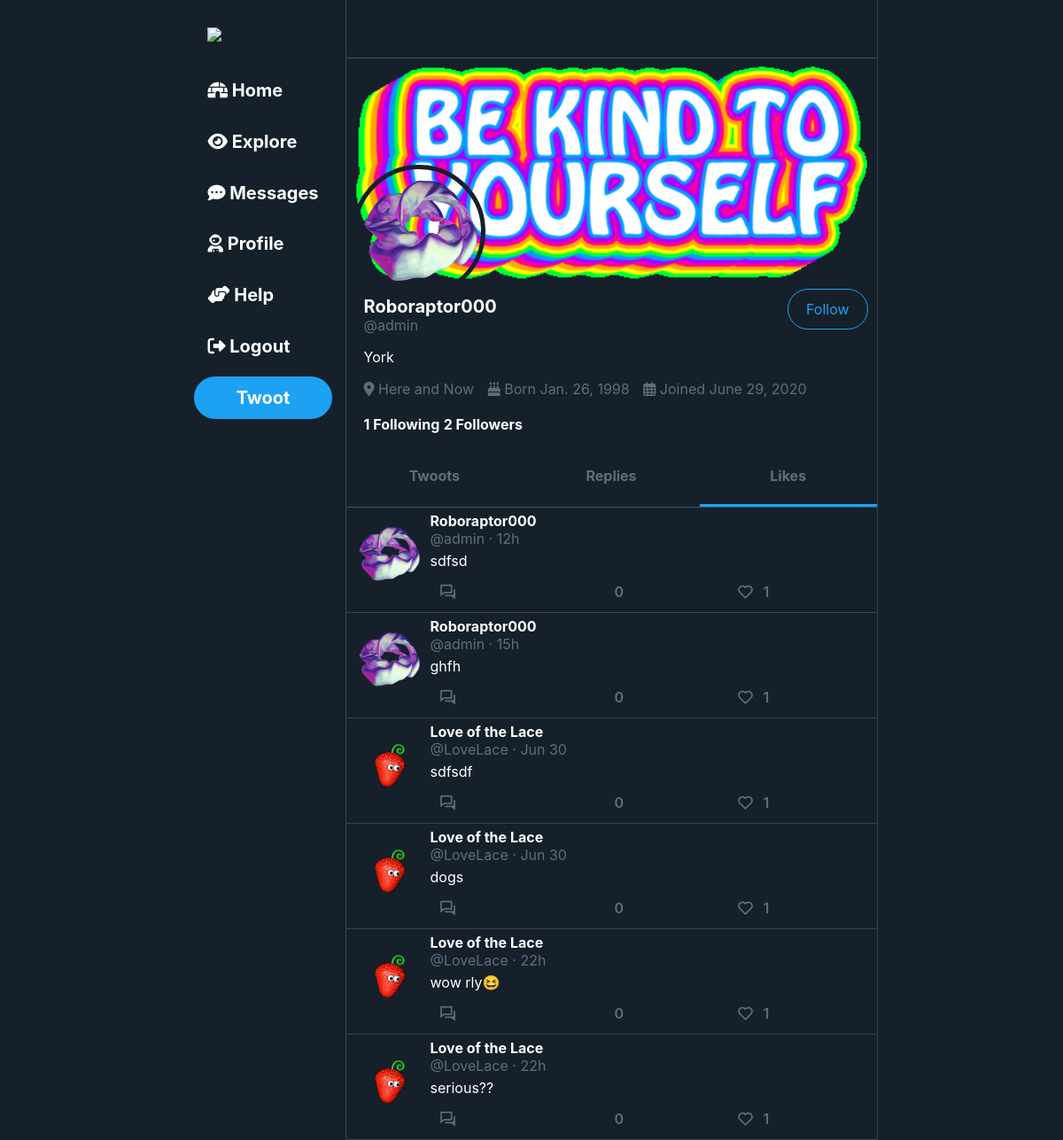
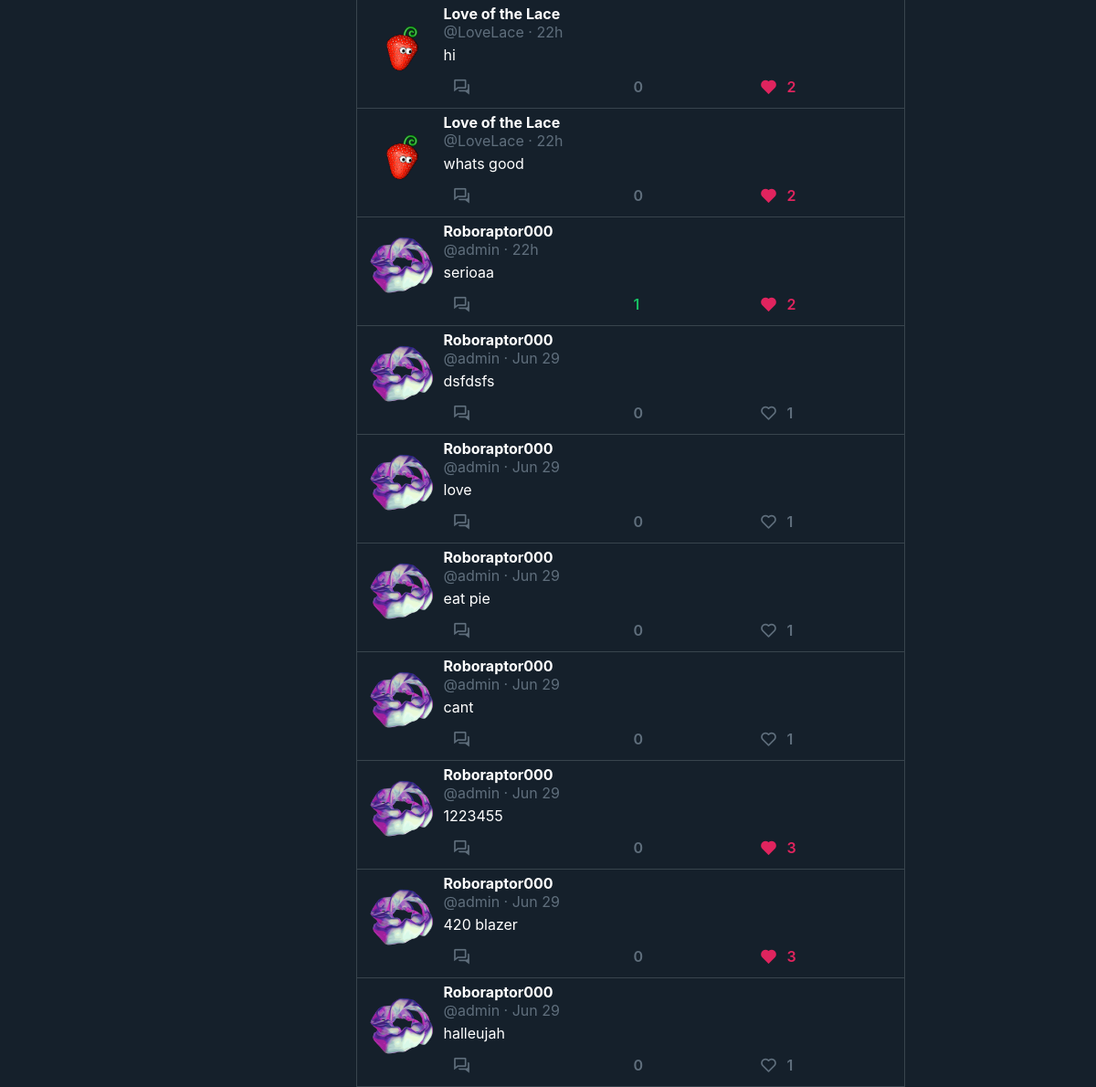
/profile/admin/likes/ (signed in), run on the app's committed database (2 pictures, top to bottom).
### users/models.py (models this page shows, shortened)
class Profile(models.Model):
    user = models.OneToOneField(User, on_delete=models.CASCADE)
    display_name = models.CharField(max_length=500)
    display_blurb = models.CharField(max_length=10, blank=True, null=True)
    location = models.CharField(max_length=30, blank=True, null=True)
    birth_date = models.DateField(null=True, blank=True)
    date_joined = models.DateField(auto_now_add=True)
    picture = models.ImageField(upload_to="profile_pics", default="http://fancys3bucket.amazonaws.com/media/profile_pics/roboraptor.jpg")
    banner = models.ImageField(upload_to="banner_pics", default="http://fancys3bucket.amazonaws.com/media/banner_pics/facade.jpg")

### blog/models.py (models this page shows, shortened)
class Post(MPTTModel):
    time_posted = models.DateTimeField(auto_now_add=True)
    author = models.ForeignKey(User, default=1, on_delete=models.CASCADE, related_name="authee")
    parent = TreeForeignKey("self", on_delete=models.CASCADE, null=True, blank=True, related_name="children")
    weight = models.DecimalField(max_digits=19, decimal_places=10)
    objects = InheritanceManager()
    class MPTTMeta:
        order_insertion_by = ['time_posted']
    @property
    def time_posted_formatted(self):
        current_time = datetime.now(timezone.utc)
        time_elapsed = current_time - self.time_posted
        time_delta_day = timedelta(days=0, seconds=86400, microseconds=0);
        time_delta_hour = timedelta(days=0, seconds=3600, microseconds=0);
        time_delta_minute = timedelta(days=0, seconds=60, microseconds=0);
        seconds = time_elapsed.seconds
        hours = seconds // 3600
        seconds = seconds - (hours * 3600)
        minutes = seconds // 60
        seconds = seconds - (minutes * 60)
        if time_elapsed > time_delta_day:
            return f"{self.time_posted.strftime('%b %d')}"
        elif time_elapsed > time_delta_hour:
            return f"{hours}h"
        elif time_elapsed > time_delta_minute:
            return f"{minutes}m"
        else:
            return f"{seconds}s"

class Twoot(Post):
    content = models.CharField(max_length=500, blank=True, null=True)
    image_content = models.ImageField(upload_to="twoot_pics", blank=True, null=True)
    @property
    def total_likes(self):
        return self.likes.count()
    @property
    def total_retwoots(self):
        return self.retwoot.count()

class Post(MPTTModel):
    time_posted = models.DateTimeField(auto_now_add=True)
    author = models.ForeignKey(User, default=1, on_delete=models.CASCADE, related_name="authee")
    parent = TreeForeignKey("self", on_delete=models.CASCADE, null=True, blank=True, related_name="children")
    weight = models.DecimalField(max_digits=19, decimal_places=10)
    objects = InheritanceManager()
    class MPTTMeta:
        order_insertion_by = ['time_posted']
    @property
    def time_posted_formatted(self):
        current_time = datetime.now(timezone.utc)
        time_elapsed = current_time - self.time_posted
        time_delta_day = timedelta(days=0, seconds=86400, microseconds=0);
        time_delta_hour = timedelta(days=0, seconds=3600, microseconds=0);
        time_delta_minute = timedelta(days=0, seconds=60, microseconds=0);
        seconds = time_elapsed.seconds
        hours = seconds // 3600
        seconds = seconds - (hours * 3600)
        minutes = seconds // 60
        seconds = seconds - (minutes * 60)
        if time_elapsed > time_delta_day:
            return f"{self.time_posted.strftime('%b %d')}"
        elif time_elapsed > time_delta_hour:
            return f"{hours}h"
        elif time_elapsed > time_delta_minute:
            return f"{minutes}m"
        else:
            return f"{seconds}s"

### blog/views.py (the view, shortened to what this page needs)
# urls.py: path('profile/<username>/likes/', LikesView.as_view(), name='likes_view'),
class LikesView(LoginRequiredMixin, View):
    template_name = 'blog/profile.html'
    def get(self, request, username, *args, **kwargs):
        context = {}
        user = User.objects.get(username=username)
        user.is_followed = True if Follower.objects.filter(follower=request.user, followed=user).exists() else False
        context["user"] = user
        twoots = Twoot.objects.filter(likes__liker=user).order_by('-likes__time')
        getLikesReTwoots(self, request, twoots)
        context["twoots"] = twoots
        if request.is_ajax():
            self.template_name = twoot_list_template
        return render(request, self.template_name, context)

### blog/templates/blog/profile.html (shortened to what this page needs)
{% extends "blog/base.html" %}
{% load static %}
{% load el_pagination_tags %}
{% block head %}
<link rel="stylesheet" type="text/css" href="{% static 'blog/css/home.css' %}" />
<link rel="stylesheet" type="text/css" href="{% static 'blog/css/profile.css' %}" />
{% endblock %}
{% block content %}
<div class="profilecontainer">
    <div class="back-button-div">
        <div class="header-back-button">
        </div>
    </div>
    <div class="wrapper">
        <img class="crop bannerimg" src="{{ user.profile.banner.url }}" alt="{{ user.username }}s banner image">
        <img class="profileimg" src="{{ user.profile.picture.url }}" alt="{{ user.username }}s profile picture">
    </div>
    {% if user == request.user %}
        <a class="profile-follow-button" href="{% url 'editprofile' %}">Edit Profile</a>
    {% else %}
        {% if user.is_followed %}
            <input class="profile-follow-button-poop profile-follow-button" type="submit" name="followbutton" value="UnFollow">
        {% else %}
            <input class="profile-follow-button-poop profile-follow-button" type="submit" name="followbutton" value="Follow">
        {% endif %}
    {% endif %}
    <div class="profile-content">
        <p><span id="profilename" class="content-white">{{ user.profile.display_name }}</span>
        <br>
        @{{ user.username }}</p>
        <p class="content-white">{{ user.profile.display_blurb }}</p>
        <p> {% if user.profile.location %}
            <span style="white-space: nowrap;"><i class="fas fa-map-marker-alt"></i> {{ user.profile.location }}</span>
            {% endif %}
            {% if user.profile.birth_date %}
            <span style="white-space: nowrap;"><i class="fas fa-birthday-cake"></i> Born {{ user.profile.birth_date }}</span>
            {% endif %}
            <span style="white-space: nowrap;" ><i class="far fa-calendar-alt"></i> Joined {{ user.profile.date_joined }}</span>
        <br>
        <br>
        <a href="{% url 'follow_view' username=user.username %}">{{ user.following.count }} Following</a>
        <a href="{% url 'follower_view' username=user.username %}">{{ user.followers.count }} Followers</a> </p>
    </div>
    <div  class="profile-middle-header">
        {% if request.resolver_match.url_name == "profile_view" %}
        <a class="active-profile-button" href="{% url 'profile_view' username=user.username %}">Twoots</a>
        <a href="{% url 'replies_view' username=user.username %}">Replies</a>
        <a href="{% url 'likes_view' username=user.username %}">Likes</a>
        {% elif request.resolver_match.url_name == "replies_view" %}
        <a href="{% url 'profile_view' username=user.username %}">Twoots</a>
        <a class="active-profile-button" href="{% url 'replies_view' username=user.username %}">Replies</a>
        <a href="{% url 'likes_view' username=user.username %}">Likes</a>
        {% elif request.resolver_match.url_name == "likes_view" %}
        <a href="{% url 'profile_view' username=user.username %}">Twoots</a>
        <a href="{% url 'replies_view' username=user.username %}">Replies</a>
        <a class="active-profile-button" href="{% url 'likes_view' username=user.username %}">Likes</a>
        {% endif %}
    </div>
</div>
<div id="{{request.resolver_match.url_name}}-twoot-list-id-{{user.username}}" class="twoot-list">
{% include 'blog/twoot_list.html' %}
</div>
{% endblock %}

### blog/templates/blog/twoot_list.html (shortened to what this page needs)
{% load el_pagination_tags %}
{% load static %}
{% if twoots %}
    {% for twoot in twoots %}
    {% if twoot.twoots %}
    <div data-url="{% url 'twoot_detail_view' pk=twoot.twoots.pk %}" data-twoot-id="retwoot_{{twoot.pk}}" class="twoot divgotourl">
        <div class="retwoot-twoot-text-div">
            <a class="content" href="{% url 'profile_view' username=twoot.author.username %}">
            <i class='jam jam-refresh-reverse'></i> {{ twoot.author.profile.display_name }} Retweeted</a>
        </div>
        <div class="twoot-content-wrapper content">
            <div>
                <img class="icon" src="{{twoot.twoots.author.profile.picture.url}}"/>
            </div>
            <div class="twoot-content-inner">
                <a class="content-author" href="{% url 'profile_view' username=twoot.twoots.author.username %}">
                {{ twoot.twoots.author.profile.display_name }}</a>
                @{{ twoot.twoots.author.username }}
                &#183; {{ twoot.twoots.time_posted_formatted}}
                {% if twoot.twoots.is_child_node %}
                <span>Replying to <a href="{% url 'profile_view' username=twoot.twoots.parent.author.username %}">@{{ twoot.twoots.parent.author.username }}</a></span>
                 {% endif %}
                <div class="twoot-content-true content-white">{{ twoot.twoots.content|safe }}</div>
                <br>
                {% if twoot.twoots.image_content %}
                <span style="display: inline-block;"><img class="twoot-content-img" src="{{twoot.twoots.image_content.url}}"></span>
                {% endif %}
                <div class="twoot-button-div">
                    {% if twoot.twoots in request.user.authee.all.select_subclasses %}
                    <div class="twoot-button-inner-div">
                        <a class="red twoot-button" href="{% url 'deletepost' pk=twoot.twoots.pk %}"><i class='bx bx-trash'></i></a>
                    </div>
                    {% endif %}
                    <div class="twoot-button-inner-div">
                        <a href="{% url 'create_comment_view' pk=twoot.twoots.pk %}" class="twoot-button"><i class='bx bx-conversation'></i></a>
                    </div>
                    <div class="twoot-button-inner-div">
                        {% csrf_token %}
                        <input type="hidden" name="querypost" value="{{ query }}">
                        <input type="hidden" name="relatedtwoot" value="{{ twoot.twoots.pk }}">
                        {% if twoot.twoots.is_retwooted %}
                        <button class="retwoot-button green twoot-button" type="submit" data-id="{{twoot.twoots.pk}}" data-status="retwooted"
                        name="retwootbutton"><i class='jam jam-refresh-reverse'></i></button>
                        <span class="total-retwoots green-no-hover">{{ twoot.twoots.total_retwoots }}</span>
                        {% else %}
                        <button class="retwoot-button green-unclicked twoot-button" type="submit" data-id="{{twoot.twoots.pk}}" data-status="not_retwooted"
                        name="retwootbutton"><i class='jam jam-refresh-reverse'></i></button>
                        <span class="total-retwoots">{{ twoot.twoots.total_retwoots }}</span>
                        {% endif %}
                    </div>
                    <div class="twoot-button-inner-div">
                        {% if twoot.twoots.is_liked %}
                        <button class="like-button red twoot-button" type="submit" data-status="liked" data-id="{{twoot.twoots.pk}}" name="likebutton"><i class='bx bxs-heart'></i></button>
                        <span class="total-retwoots red-no-hover">{{ twoot.twoots.total_likes }}</span>
                        {% else %}
                        <button class="like-button red-unclicked twoot-button" type="submit"  data-status="not_liked" data-id="{{twoot.twoots.pk}}" name="likebutton"><i class='bx bx-heart'></i></button>
                        <span class="total-retwoots">{{ twoot.twoots.total_likes }}</span>
                        {% endif %}
                    </div>
                </div>
            </div>
        </div>
    </div>
    {% else %}
    <div data-url="{% url 'twoot_detail_view' pk=twoot.pk %}" data-twoot-id="{{twoot.pk}}" class="twoot divgotourl">
        <div class="twoot-content-wrapper content">
            <div>
                <img class="icon" src="{{twoot.author.profile.picture.url}}"/>
            </div>
            <div class="twoot-content-inner">
                <a class="content-author" href="{% url 'profile_view' username=twoot.author.username %}">
                {{ twoot.author.profile.display_name }}</a>
                @{{ twoot.author.username }}
                &#183; {{ twoot.time_posted_formatted}}
                <div class="twoot-content-true content-white">{{ twoot.content|safe }}</div>
                <div class="twoot-button-div">
                    <div class="twoot-button-inner-div">
                        <a href="{% url 'create_comment_view' pk=twoot.pk %}" class="twoot-button"><i class='bx bx-conversation'></i></a>
                    </div>
                    <div class="twoot-button-inner-div">
                        {% if twoot.is_retwooted %}
                        <button class="retwoot-button green twoot-button" type="submit" data-id="{{twoot.pk}}" data-status="retwooted" name="retwootbutton"></button>
                        <span class="total-retwoots green-no-hover">{{ twoot.total_retwoots }}</span>
                        {% else %}
                        <button class="retwoot-button green-unclicked twoot-button" type="submit" data-id="{{twoot.pk}}" data-status="not_retwooted" name="retwootbutton"></button>
                        <span class="total-retwoots">{{ twoot.total_retwoots }}</span>
                        {% endif %}
                    </div>
                    <div class="twoot-button-inner-div">
                        {% if twoot.is_liked %}
                        <button class="like-button red twoot-button" type="submit" data-status="liked" data-id="{{twoot.pk}}" name="likebutton"><i class='bx bxs-heart'></i></button>
                        <span class="total-retwoots red-no-hover">{{ twoot.total_likes }}</span>
                        {% else %}
                        <button class="like-button red-unclicked twoot-button" type="submit" data-status="not_liked" data-id="{{twoot.pk}}" name="likebutton"><i class='bx bx-heart'></i></button>
                        <span class="total-retwoots">{{ twoot.total_likes }}</span>
                        {% endif %}
                    </div>
                </div>
            </div>
        </div>
    </div>
    {% endif %}
    {% endfor %}
{% else %}
<div style="text-align: center;">
    <p class="content-white">
        Nothing here yet...
    </p>
</div>
{% endif %}

### data on the page
Twoot: author.profile.picture (picture), author.profile.display_name "Roboraptor000", author.username "admin", time_posted_formatted "12h", content "sdfsd", total_retwoots "0", total_likes "1"
Twoot: author.profile.picture (picture), author.profile.display_name "Roboraptor000", author.username "admin", time_posted_formatted "15h", content "ghfh", total_retwoots "0", total_likes "1"
Twoot: author.profile.picture (picture), author.profile.display_name "Love of the Lace", author.username "LoveLace", time_posted_formatted "Jun 30", content "sdfsdf", total_retwoots "0", total_likes "1"
Twoot: author.profile.picture (picture), author.profile.display_name "Love of the Lace", author.username "LoveLace", time_posted_formatted "Jun 30", content "dogs", total_retwoots "0", total_likes "1"
Twoot: author.profile.picture (picture), author.profile.display_name "Love of the Lace", author.username "LoveLace", time_posted_formatted "22h", content "wow rly😆", total_retwoots "0", total_likes "1"
Twoot: author.profile.picture (picture), author.profile.display_name "Love of the Lace", author.username "LoveLace", time_posted_formatted "22h", content "serious??", total_retwoots "0", total_likes "1"
Twoot: author.profile.picture (picture), author.profile.display_name "Love of the Lace", author.username "LoveLace", time_posted_formatted "22h", content "hi", total_retwoots "0", total_likes "2"
Twoot: author.profile.picture (picture), author.profile.display_name "Love of the Lace", author.username "LoveLace", time_posted_formatted "22h", content "whats good", total_retwoots "0", total_likes "2"
Twoot: author.profile.picture (picture), author.profile.display_name "Roboraptor000", author.username "admin", time_posted_formatted "22h", content "serioaa", total_retwoots "1", total_likes "2"
Twoot: author.profile.picture (picture), author.profile.display_name "Roboraptor000", author.username "admin", time_posted_formatted "Jun 29", content "dsfdsfs", total_retwoots "0", total_likes "1"
Twoot: author.profile.picture (picture), author.profile.display_name "Roboraptor000", author.username "admin", time_posted_formatted "Jun 29", content "love", total_retwoots "0", total_likes "1"
Twoot: author.profile.picture (picture), author.profile.display_name "Roboraptor000", author.username "admin", time_posted_formatted "Jun 29", content "eat pie", total_retwoots "0", total_likes "1"
Twoot: author.profile.picture (picture), author.profile.display_name "Roboraptor000", author.username "admin", time_posted_formatted "Jun 29", content "cant", total_retwoots "0", total_likes "1"
Twoot: author.profile.picture (picture), author.profile.display_name "Roboraptor000", author.username "admin", time_posted_formatted "Jun 29", content "1223455", total_retwoots "0", total_likes "3"
Twoot: author.profile.picture (picture), author.profile.display_name "Roboraptor000", author.username "admin", time_posted_formatted "Jun 29", content "420 blazer", total_retwoots "0", total_likes "3"
Twoot: author.profile.picture (picture), author.profile.display_name "Roboraptor000", author.username "admin", time_posted_formatted "Jun 29", content "halleujah", total_retwoots "0", total_likes "1"

### other printed values
{{ user.profile.display_name }} "Roboraptor000"
{{ user.username }} "admin"
{{ user.profile.display_blurb }} "York"
{{ user.profile.location }} "Here and Now"
{{ user.profile.birth_date }} "Jan. 26, 1998"
{{ user.profile.date_joined }} "June 29, 2020"
{{ user.following.count }} "1"
{{ user.followers.count }} "2"
